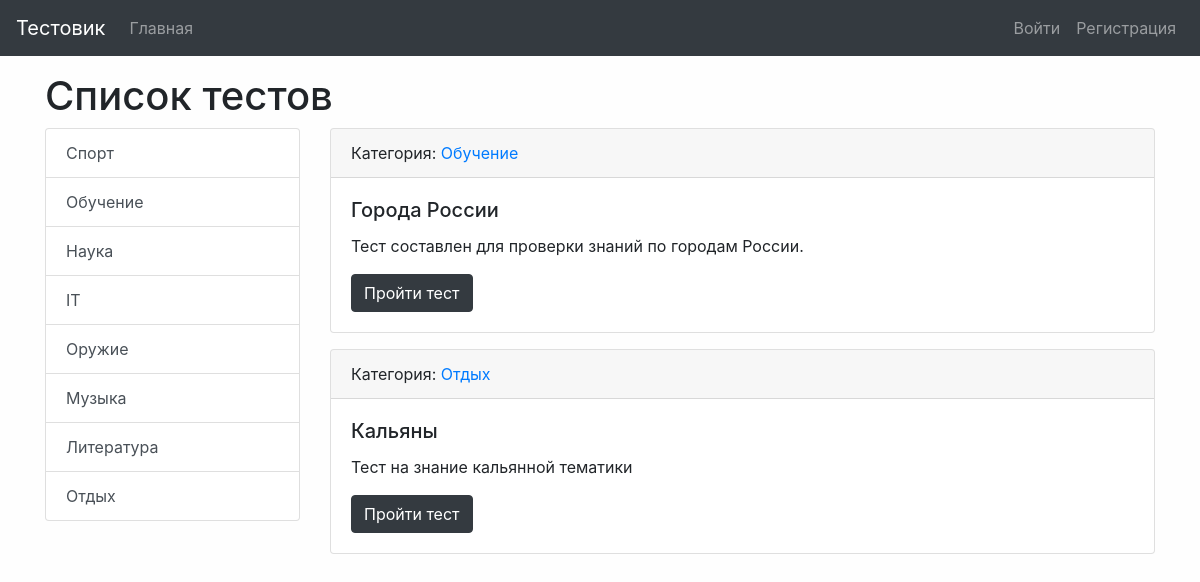
The page / on the database its author committed.
### tests/models.py (models this page shows, shortened)
class Categories(models.Model):
    name = models.CharField(max_length=100,
                            help_text='Выберите категорию',
                            verbose_name='Категория')
    def get_absolute_url(self):
        return reverse('category', kwargs={'category_id': self.pk})
    def __str__(self):
        return self.name
    class Meta:
        verbose_name = 'Категория'
        verbose_name_plural = 'Категории'

class TestsBase(models.Model):
    title = models.CharField(max_length=200,
                             help_text='Введите название теста',
                             verbose_name='Название теста')
    description = models.TextField(max_length=300,
                                   help_text='Введите описание теста',
                                   verbose_name='Краткое описание теста', null=True)
    category = models.ForeignKey('Categories', on_delete=models.PROTECT,
                                 help_text='Выберите категорию',
                                 verbose_name='Категория', null=True)
    amount_questions = models.IntegerField(help_text='Введите количество вопросов',
                                            verbose_name='Количество вопросов', null=True)
    class Meta:
        verbose_name = 'Тест'
        verbose_name_plural = 'Тесты'
    def get_absolute_url(self):
        return reverse('test_page', kwargs={'test_id': self.pk, 'number_question': 0})

### tests/views.py (the view)
# urls.py: path('', index, name='home'),
def index(request):
    tests = TestsBase.objects.all()
    return render(request, 'tests/index.html', {'tests': tests,
                                                'title': 'Тестовик',
                                                'title_tests': 'Список тестов'})

### tests/templatetags/tests_tags.py (called while the page is built)
@register.inclusion_tag('tests/list_categories.html')
def show_categories():
    categories = Categories.objects.all()
    return {'categories': categories, }

### tests/templates/tests/index.html (shortened to what this page needs)
{% extends 'base.html' %}
{% block sidebar %}
{% include 'inc/_sidebar.html' %}
{% endblock %}
{% block content %}
{% for item in tests %}
<div class="card mb-3">
  <div class="card-header">
    Категория: <a href="{{ item.category.get_absolute_url }}">{{item.category}}</a>
  </div>
  <div class="card-body">
    <h5 class="card-title">{{item.title}}</h5>
    <p class="card-text">{{item.description}}</p>
    <a href="{{ item.get_absolute_url }}" class="btn btn-dark">Пройти тест</a>
  </div>
</div>
{% endfor %}
{% endblock %}

### templates/base.html (shortened to what this page needs)
{% load static %}
<!doctype html>
<html lang="en">
  <head>
    <link rel="stylesheet" href="{% static 'bootstrap/css/bootstrap.min.css' %}">
    <link rel="stylesheet" href="{% static 'css/style.css' %}">
  </head>
  <body>
  {% include 'inc/_nav.html' %}
  <div class="container mt-3">
    <h1>{{title_tests}}</h1>
    <div class="row">
      <div class="col-md-3">
        {% block sidebar %} SIDEBAR {% endblock %}
      </div>
      <div class="col-md-9">
        {% block content %} CONTENT {% endblock %}
      </div>
    </div>
  </div>
  </body>
</html>

### templates/inc/_nav.html (shortened to what this page needs)
<nav class="navbar navbar-expand-lg navbar-dark bg-dark">
    <a class="navbar-brand" href="{% url 'home'%}">{{title}}</a>
    <div class="collapse navbar-collapse" id="navbarSupportedContent">
      <ul class="navbar-nav mr-auto">
        <li class="nav-item">
          <a class="nav-link" href="{% url 'home' %}">Главная</a>
        </li>
      </ul>
      <ul class="navbar-nav justify-content-end">
        {% if request.user.is_authenticated %}
         <li class="nav-item">
            <a class="nav-link" href="{% url 'user_profile' %}">Здравствуйте, {{user.username}}!</a>
         </li>
         <li class="nav-item">
            <a class="nav-link" href="{% url 'user_logout' %}">Выход</a>
         </li>
        {% else %}
         <li class="nav-item">
            <a class="nav-link" href="{% url 'login' %}">Войти</a>
         </li>
         <li class="nav-item">
            <a class="nav-link" href="{% url 'registration' %}">Регистрация</a>
         </li>
        {% endif %}
      </ul>
    </div>
  </nav>

### templates/inc/_sidebar.html (shortened to what this page needs)
{% load tests_tags %}
{% show_categories %}

### tests/templates/tests/list_categories.html
<div class="list-group">
  {% for item in categories %}
  <a href="{{ item.get_absolute_url }}" class="list-group-item list-group-item-action">{{item.name}}</a>
  {% endfor %}
</div>

### TestSite/static/css/style.css (style rules this page uses)
body { background-color: #fefefe; }

### rows shown on the page
Categories: name "Спорт"
Categories: name "Обучение"
Categories: name "Наука"
Categories: name "IT"
Categories: name "Оружие"
Categories: name "Музыка"
Categories: name "Литература"
Categories: name "Отдых"
TestsBase: category "Обучение", title "Города России", description "Тест составлен для проверки знаний по городам России."
TestsBase: category "Отдых", title "Кальяны", description "Тест на знание кальянной тематики"

### other values the page prints
{{ title }} "Тестовик"
{{ title_tests }} "Список тестов"
